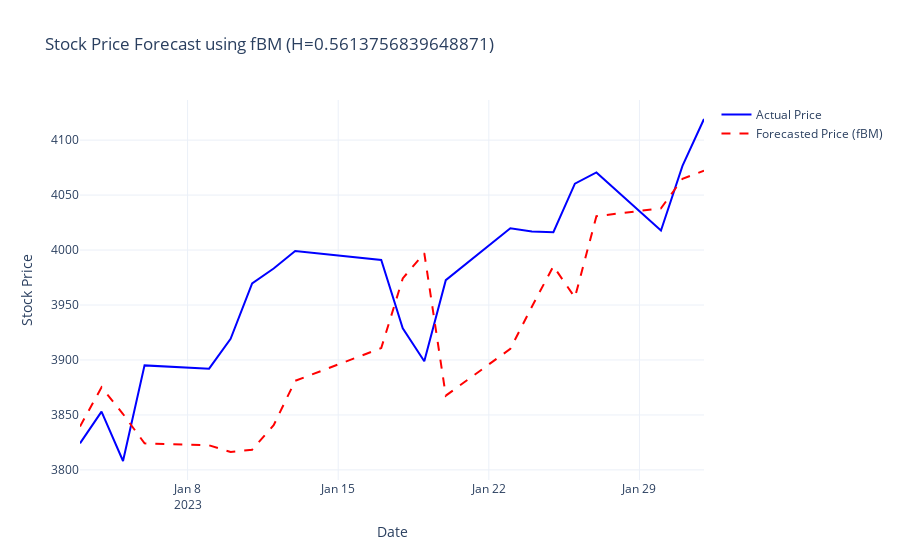

This figure's notebook cell:
### Code cell
from stochastic.processes.continuous import FractionalBrownianMotion
import numpy as np
import random
import plotly.graph_objects as go

def simulate_fbm_prices(train_data, test_data, H):
    """
    Simulate future stock prices using a geometric fractional Brownian motion model.
    
    Parameters:
        train_data (DataFrame): Training data containing columns 'price' and 'log_returns'.
        test_data (DataFrame): Testing data (used to determine the forecast horizon).
        H (float): Hurst exponent for the fBM model.
    
    Returns:
        np.ndarray: Array of simulated future prices.
    """
    # Set a fixed seed for reproducibility
    random.seed(42)
    np.random.seed(42)
    
    # Calculate drift (μ) and volatility (σ) from training log returns
    mu = train_data["log_returns"].mean()
    sigma = train_data["log_returns"].std()

    # Define Fractional Brownian Motion (fBM) model
    n_days = len(test_data)
    fbm = FractionalBrownianMotion(hurst=H, t=n_days - 1)
    fbm_values = fbm.sample(n=n_days - 1)
    
    # Use the last known price from training data as the starting point
    S0 = train_data['price'].iloc[-1]
    simulated_prices = S0 * np.exp(mu * np.arange(n_days) + sigma * fbm_values)
    
    return simulated_prices

def plot_actual_vs_simulated(test_data, simulated_prices, H):
    """
    Create an interactive Plotly plot comparing the actual prices with simulated prices.
    
    Parameters:
        test_data (DataFrame): DataFrame containing the actual price data with its index as dates.
        simulated_prices (np.ndarray): Array of simulated prices.
        H (float): Hurst exponent used in the simulation (for plot title).
    """
    # Create a Plotly figure
    fig = go.Figure()

    # Add actual price trace
    fig.add_trace(go.Scatter(
        x=test_data.index,
        y=test_data["price"],
        mode='lines',
        name='Actual Price',
        line=dict(color='blue')
    ))

    # Add simulated (forecasted) price trace
    fig.add_trace(go.Scatter(
        x=test_data.index,
        y=simulated_prices,
        mode='lines',
        name='Forecasted Price (fBM)',
        line=dict(color='red', dash='dash')
    ))

    # Update layout of the plot
    fig.update_layout(
        title=f"Stock Price Forecast using fBM (H={H})",
        xaxis_title="Date",
        yaxis_title="Stock Price",
        template="plotly_white"
    )
    
    # Display the plot
    fig.show()

# Example usage:
simulated_prices = simulate_fbm_prices(SNP_training_df, SNP_testing_df, SNP_hurst_est)
plot_actual_vs_simulated(SNP_testing_df, simulated_prices, SNP_hurst_est)

### Figure 1 — Plotly figure (JSON) as saved in the notebook; plotly's stock layout.template omitted (floating-point values rounded to 4 significant figures)
{"data": [{"line": {"color": "blue"}, "mode": "lines", "name": "Actual Price", "type": "scatter", "x": ["2023-01-03T00:00:00", "2023-01-04T00:00:00", "2023-01-05T00:00:00", "2023-01-06T00:00:00", "2023-01-09T00:00:00", "2023-01-10T00:00:00", "2023-01-11T00:00:00", "2023-01-12T00:00:00", "2023-01-13T00:00:00", "2023-01-17T00:00:00", "2023-01-18T00:00:00", "2023-01-19T00:00:00", "2023-01-20T00:00:00", "2023-01-23T00:00:00", "2023-01-24T00:00:00", "2023-01-25T00:00:00", "2023-01-26T00:00:00", "2023-01-27T00:00:00", "2023-01-30T00:00:00", "2023-01-31T00:00:00", "2023-02-01T00:00:00"], "y": [3824.0, 3853.0, 3808.0, 3895.0, 3892.0, 3919.0, 3970.0, 3983.0, 3999.0, 3991.0, 3929.0, 3899.0, 3973.0, 4020.0, 4017.0, 4016.0, 4060.0, 4071.0, 4018.0, 4077.0, 4119.0]}, {"line": {"color": "red", "dash": "dash"}, "mode": "lines", "name": "Forecasted Price (fBM)", "type": "scatter", "x": ["2023-01-03T00:00:00", "2023-01-04T00:00:00", "2023-01-05T00:00:00", "2023-01-06T00:00:00", "2023-01-09T00:00:00", "2023-01-10T00:00:00", "2023-01-11T00:00:00", "2023-01-12T00:00:00", "2023-01-13T00:00:00", "2023-01-17T00:00:00", "2023-01-18T00:00:00", "2023-01-19T00:00:00", "2023-01-20T00:00:00", "2023-01-23T00:00:00", "2023-01-24T00:00:00", "2023-01-25T00:00:00", "2023-01-26T00:00:00", "2023-01-27T00:00:00", "2023-01-30T00:00:00", "2023-01-31T00:00:00", "2023-02-01T00:00:00"], "y": [3840.0, 3875.0, 3851.0, 3824.0, 3822.0, 3816.0, 3818.0, 3841.0, 3881.0, 3911.0, 3974.0, 3997.0, 3868.0, 3910.0, 3948.0, 3985.0, 3957.0, 4031.0, 4038.0, 4065.0, 4072.0]}], "layout": {"title": {"text": "Stock Price Forecast using fBM (H=0.5613756839648871)"}, "xaxis": {"title": {"text": "Date"}}, "yaxis": {"title": {"text": "Stock Price"}}}}
